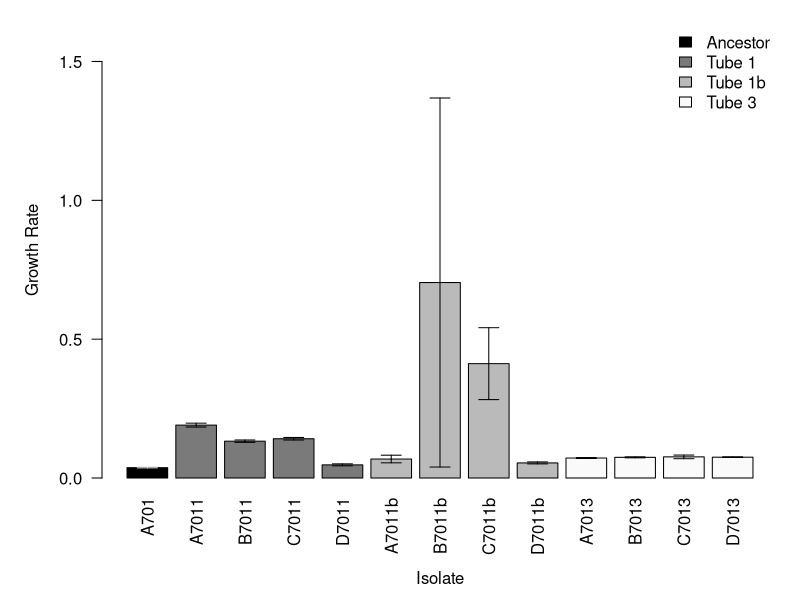
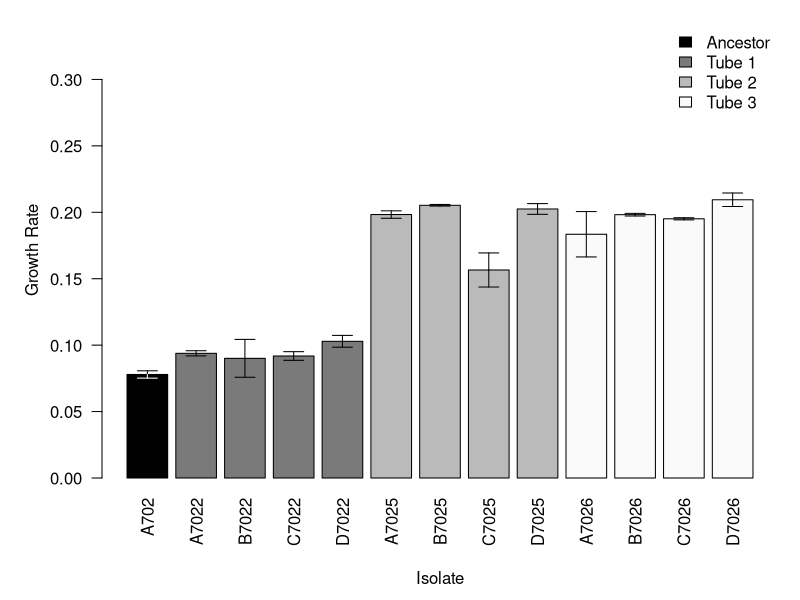
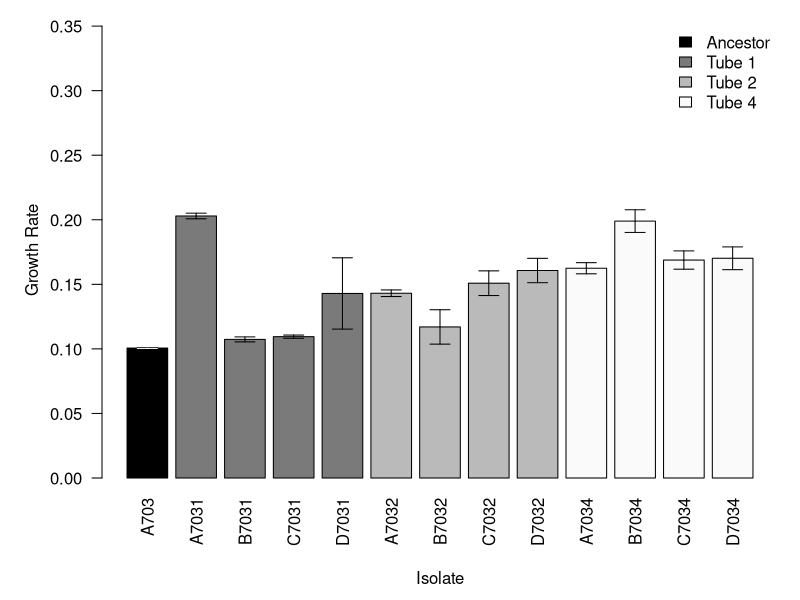
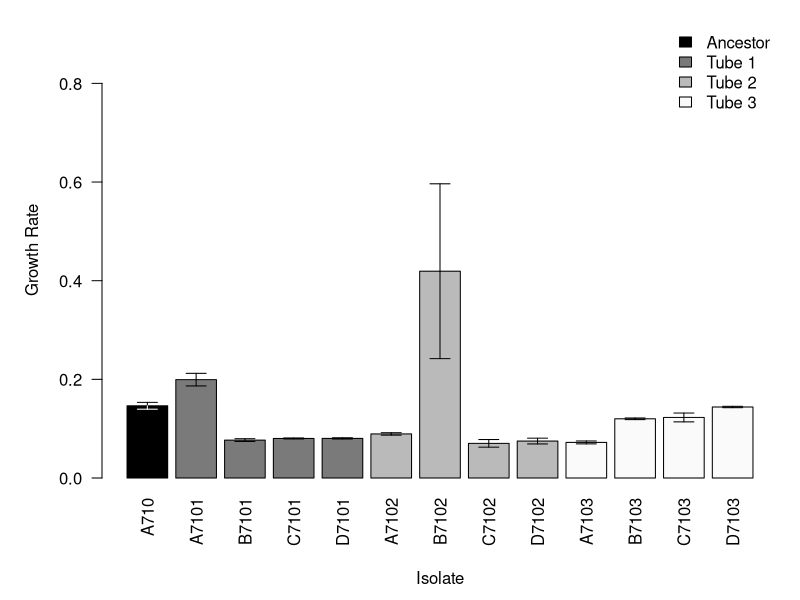
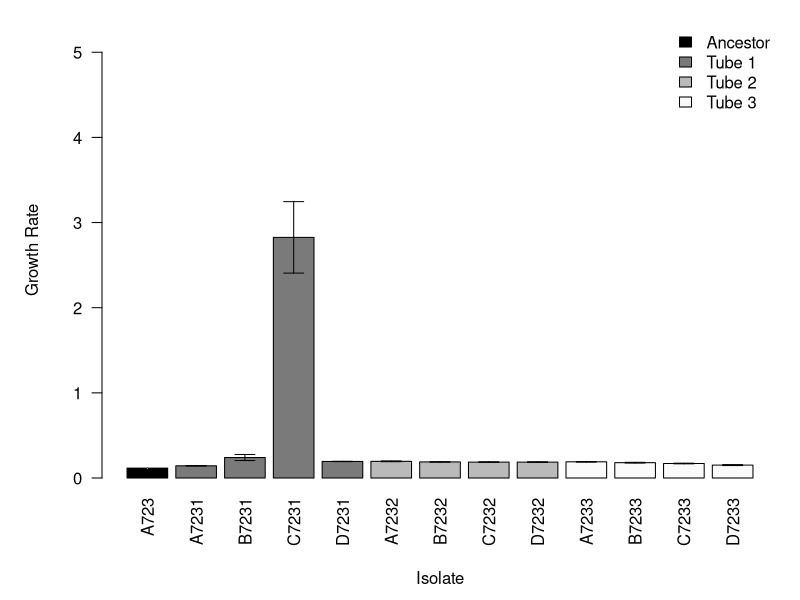
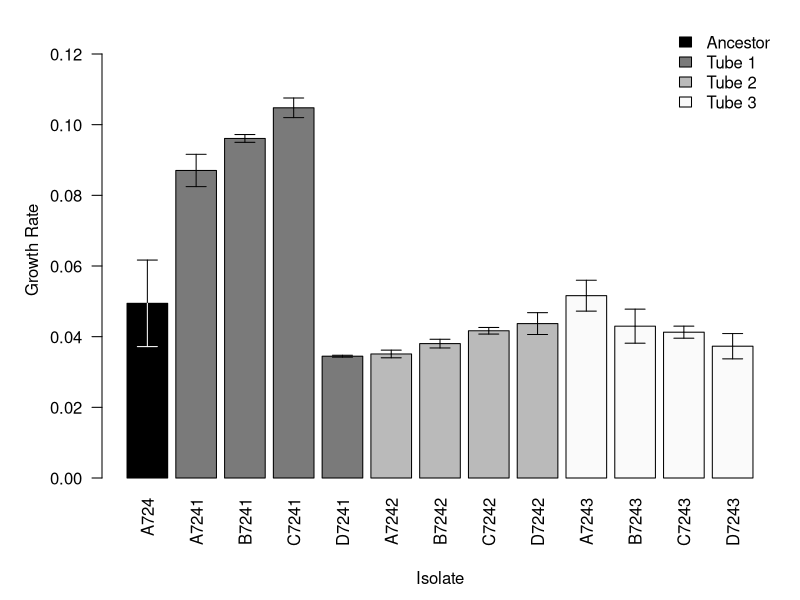

These figures' R source, in order:
###################################################################
#  Rachel Ferrill
#  23 Jul 2015
#  Respiration Graphs
####################################################################

setwd("~/GitHub/StarvationTraits")
rm(list=ls())

# Define Functions
sem <- function(x){sd(na.omit(x))/sqrt(length(na.omit(x)))}

# Import Data Files (Output from GrowthCurve Analysis)
plate1 <- read.csv("./data/GrowthCurves/output/plate1.txt", header=T)
plate2 <- read.csv("./data/GrowthCurves/output/plate2.txt", header=T)
plate3 <- read.csv("./data/GrowthCurves/output/plate3.txt", header=T)
plate4 <- read.csv("./data/GrowthCurves/output/plate4.txt", header=T)
plate5 <- read.csv("./data/GrowthCurves/output/plate5.txt", header=T)
plate6 <- read.csv("./data/GrowthCurves/output/plate6.txt", header=T)

# Import names file
st.names <- read.csv("./data/GrowthCurves/OrganismNames.txt", header=T)

# Merge into dataframe
growth.data <- as.data.frame(matrix(NA, dim(st.names)[1], 4))
colnames(growth.data) <- c("ID", "Isolate", "Rep", "G.Rate")
growth.data[,1] <- st.names$ID
for (i in 1:dim(growth.data)[1]){
  growth.data[i,2] <- strsplit(as.character(st.names$ID), "rep")[[i]][1]
  growth.data[i,3] <- strsplit(as.character(st.names$ID), "rep")[[i]][2]
}
for (i in 1:dim(growth.data)[1]){
  plate <- get(as.character(st.names$Plate[i]))
  well  <- as.character(st.names$Well[i])
  if (length(which(plate$Curve == well)) == 1){
  growth.data[i,4] <- plate$umax[which(plate$Curve == well)]}
  else {growth.data[i,4] <- "NA"}
}

growth.data$G.Rate <- as.numeric(growth.data$G.Rate)


#Plate 1
A7011g <- growth.data[1:3,]
A7011g_mean <- mean(A7011g$G.Rate)
A7011g_sem <- sem(A7011g$G.Rate)
B7011g <- growth.data[4:6,]
B7011g_mean <- mean(B7011g$G.Rate)
B7011g_sem <- sem(B7011g$G.Rate)
C7011g <- growth.data[7:9,]
C7011g_mean <- mean(C7011g$G.Rate)
C7011g_sem <- sem(C7011g$G.Rate)
D7011g <- growth.data[10:12,]
D7011g_mean <- mean(D7011g$G.Rate)
D7011g_sem <- sem(D7011g$G.Rate)
A7022g <- growth.data[13:15,] 
A7022g_mean <- mean(A7022g$G.Rate)
A7022g_sem <- sem(A7022g$G.Rate)
B7022g <- growth.data[16:18,]
B7022g_mean <- mean(B7022g$G.Rate)
B7022g_sem <- sem(B7022g$G.Rate)
C7022g <- growth.data[19:21,]
C7022g_mean <- mean(C7022g$G.Rate)
C7022g_sem <- sem(C7022g$G.Rate)
D7022g <- growth.data[22:24,]
D7022g_mean <- mean(D7022g$G.Rate)
D7022g_sem <- sem(D7022g$G.Rate)
A7025g <- growth.data[25:27,]
A7025g_mean <- mean(A7025g$G.Rate)
A7025g_sem <- sem(A7025g$G.Rate)
B7025g <- growth.data[28:30,]
B7025g_mean <- mean(B7025g$G.Rate)
B7025g_sem <- sem(B7025g$G.Rate)
C7025g <- growth.data[31:33,]
C7025g_mean <- mean(C7025g$G.Rate)
C7025g_sem <- sem(C7025g$G.Rate)
D7025g <- growth.data[34:36,]
D7025g_mean <- mean(D7025g$G.Rate)
D7025g_sem <- sem(D7025g$G.Rate)
A7031g <- growth.data[37:39,]
A7031g_mean <- mean(A7031g$G.Rate)
A7031g_sem <- sem(A7031g$G.Rate)
B7031g <- growth.data[40:42,]
B7031g_mean <- mean(B7031g$G.Rate)
B7031g_sem <- sem(B7031g$G.Rate)
C7031g <- growth.data[43:45,]
C7031g_mean <- mean(C7031g$G.Rate, na.rm=T)
C7031g_sem <- sem(C7031g$G.Rate)

#Plate 2
B7032g <- growth.data[46:48,]
B7032g_mean <- mean(B7032g$G.Rate)
B7032g_sem <- sem(B7032g$G.Rate)
A7032g <- growth.data[49:51,]
A7032g_mean <- mean(A7032g$G.Rate)
A7032g_sem <- sem(A7032g$G.Rate)
D7031g <- growth.data[52:54,]
D7031g_mean <- mean(D7031g$G.Rate)
D7031g_sem <- sem(D7031g$G.Rate)
D7026g <- growth.data[55:57,]
D7026g_mean <- mean(D7026g$G.Rate)
D7026g_sem <- sem(D7026g$G.Rate)
C7026g <- growth.data[58:60,]
C7026g_mean <- mean(C7026g$G.Rate)
C7026g_sem <- sem(C7026g$G.Rate)
B7026g <- growth.data[61:63,]
B7026g_mean <- mean(B7026g$G.Rate)
B7026g_sem <- sem(B7026g$G.Rate)
A7026g <- growth.data[64:66,]
A7026g_mean <- mean(A7026g$G.Rate)
A7026g_sem <- sem(A7026g$G.Rate)
D7013g <- growth.data[67:69,]
D7013g_mean <- mean(D7013g$G.Rate)
D7013g_sem <- sem(D7013g$G.Rate)
C7013g <- growth.data[70:72,]
C7013g_mean <- mean(C7013g$G.Rate)
C7013g_sem <- sem(C7013g$G.Rate)
B7013g <- growth.data[73:75,]
B7013g_mean <- mean(B7013g$G.Rate)
B7013g_sem <- sem(B7013g$G.Rate)
A7013g <- growth.data[76:78,]
A7013g_mean <- mean(A7013g$G.Rate)
A7013g_sem <- sem(A7013g$G.Rate)
C7011bg <- growth.data[79:81,]
C7011bg_mean <- mean(C7011bg$G.Rate)
C7011bg_sem <- sem(C7011bg$G.Rate)
B7011bg <- growth.data[82:84,]
B7011bg_mean <- mean(B7011bg$G.Rate, na.rm=TRUE)
B7011bg_sem <- sem(B7011bg$G.Rate)
A7011bg <- growth.data[85:87,]
A7011bg_mean <- mean(A7011bg$G.Rate, na.rm=TRUE)
A7011bg_sem <- sem(A7011bg$G.Rate)

#Plate3
C7032g <- growth.data[88:90,]
C7032g_mean <- mean(C7032g$G.Rate)
C7032g_sem <- sem(C7032g$G.Rate)
D7032g <- growth.data[91:93,]
D7032g_mean <- mean(D7032g$G.Rate)
D7032g_sem <- sem(D7032g$G.Rate)
A7034g <- growth.data[94:96,]
A7034g_mean <- mean(A7034g$G.Rate)
A7034g_sem <- sem(A7034g$G.Rate)
B7034g <- growth.data[97:99,]
B7034g_mean <- mean(B7034g$G.Rate)
B7034g_sem <- sem(B7034g$G.Rate)
C7034g <- growth.data[100:102,]
C7034g_mean <- mean(C7034g$G.Rate)
C7034g_sem <- sem(C7034g$G.Rate)
D7034g <- growth.data[103:105,]
D7034g_mean <- mean(D7034g$G.Rate)
D7034g_sem <- sem(D7034g$G.Rate)
A7101g <- growth.data[106:108,]
A7101g_mean <- mean(A7101g$G.Rate)
A7101g_sem <- sem(A7101g$G.Rate)
B7101g <- growth.data[109:111,]
B7101g_mean <- mean(B7101g$G.Rate)
B7101g_sem <- sem(B7101g$G.Rate)
C7101g <- growth.data[112:114,]
C7101g_mean <- mean(C7101g$G.Rate)
C7101g_sem <- sem(C7101g$G.Rate)
D7101g <- growth.data[115:117,]
D7101g_mean <- mean(D7101g$G.Rate)
D7101g_sem <- sem(D7101g$G.Rate)
A7102g <- growth.data[118:120,]
A7102g_mean <- mean(A7102g$G.Rate)
A7102g_sem <- sem(A7102g$G.Rate)
B7102g <- growth.data[121:123,]
B7102g_mean <- mean(B7102g$G.Rate)
B7102g_sem <- sem(B7102g$G.Rate)
C7102g <- growth.data[124:126,]
C7102g_mean <- mean(C7102g$G.Rate)
C7102g_sem <- sem(C7102g$G.Rate)
D7102g <- growth.data[127:129,]
D7102g_mean <- mean(D7102g$G.Rate)
D7102g_sem <- sem(D7102g$G.Rate)
A7103g <- growth.data[130:132,]
A7103g_mean <- mean(A7103g$G.Rate, na.rm=T)
A7103g_sem <- sem(A7103g$G.Rate)

#Plate4
B7103g <- growth.data[133:135,]
B7103g_mean <- mean(B7103g$G.Rate)
B7103g_sem <- sem(B7103g$G.Rate)
C7103g <- growth.data[136:138,]
C7103g_mean <- mean(C7103g$G.Rate)
C7103g_sem <- sem(C7103g$G.Rate)
D7103g <- growth.data[139:141,]
D7103g_mean <- mean(D7103g$G.Rate)
D7103g_sem <- sem(D7103g$G.Rate)
A7231g <- growth.data[142:144,]
A7231g_mean <- mean(A7231g$G.Rate)
A7231g_sem <- sem(A7231g$G.Rate)
B7231g <- growth.data[145:147,]
B7231g_mean <- mean(B7231g$G.Rate)
B7231g_sem <- sem(B7231g$G.Rate)
C7231g <- growth.data[148:150,]
C7231g_mean <- mean(C7231g$G.Rate)
C7231g_sem <- sem(C7231g$G.Rate)
D7231g <- growth.data[151:153,]
D7231g_mean <- mean(D7231g$G.Rate)
D7231g_sem <- sem(D7231g$G.Rate)
A7232g <- growth.data[154:156,]
A7232g_mean <- mean(A7232g$G.Rate)
A7232g_sem <- sem(A7232g$G.Rate)
B7232g <- growth.data[157:159,]
B7232g_mean <- mean(B7232g$G.Rate)
B7232g_sem <- sem(B7232g$G.Rate)
C7232g <- growth.data[160:162,]
C7232g_mean <- mean(C7232g$G.Rate)
C7232g_sem <- sem(C7232g$G.Rate)
D7232g <- growth.data[163:165,]
D7232g_mean <- mean(D7232g$G.Rate)
D7232g_sem <- sem(D7232g$G.Rate)
A7233g <- growth.data[166:168,]
A7233g_mean <- mean(A7233g$G.Rate)
A7233g_sem <- sem(A7233g$G.Rate)
B7233g <- growth.data[169:171,]
B7233g_mean <- mean(B7233g$G.Rate)
B7233g_sem <- sem(B7233g$G.Rate)
C7233g <- growth.data[172:174,]
C7233g_mean <- mean(C7233g$G.Rate)
C7233g_sem <- sem(C7233g$G.Rate)
D7233g <- growth.data[175:177,]
D7233g_mean <- mean(D7233g$G.Rate, na.rm=T)
D7233g_sem <- sem(D7233g$G.Rate)

#Plate5
A7241g <- growth.data[178:180,]
A7241g_mean <- mean(A7241g$G.Rate)
A7241g_sem <- sem(A7241g$G.Rate)
B7241g <- growth.data[181:183,]
B7241g_mean <- mean(B7241g$G.Rate)
B7241g_sem <- sem(B7241g$G.Rate)
C7241g <- growth.data[184:186,]
C7241g_mean <- mean(C7241g$G.Rate)
C7241g_sem <- sem(C7241g$G.Rate)
D7241g <- growth.data[187:189,]
D7241g_mean <- mean(D7241g$G.Rate)
D7241g_sem <- sem(D7241g$G.Rate)
A7242g <- growth.data[190:192,]
A7242g_mean <- mean(A7242g$G.Rate)
A7242g_sem <- sem(A7242g$G.Rate)
B7242g <- growth.data[193:195,]
B7242g_mean <- mean(B7242g$G.Rate)
B7242g_sem <- sem(B7242g$G.Rate)
C7242g <- growth.data[196:198,]
C7242g_mean <- mean(C7242g$G.Rate)
C7242g_sem <- sem(C7242g$G.Rate)
D7242g <- growth.data[199:201,]
D7242g_mean <- mean(D7242g$G.Rate)
D7242g_sem <- sem(D7242g$G.Rate)
A7243g <- growth.data[202:204,]
A7243g_mean <- mean(A7243g$G.Rate)
A7243g_sem <- sem(A7243g$G.Rate)
B7243g <- growth.data[205:207,]
B7243g_mean <- mean(B7243g$G.Rate)
B7243g_sem <- sem(B7243g$G.Rate)
C7243g <- growth.data[208:210,]
C7243g_mean <- mean(C7243g$G.Rate)
C7243g_sem <- sem(C7243g$G.Rate)
D7243g <- growth.data[211:213,]
D7243g_mean <- mean(D7243g$G.Rate)
D7243g_sem <- sem(D7243g$G.Rate)
A701g <- growth.data[214:216,]
A701g_mean <- mean(A701g$G.Rate)
A701g_sem <- sem(A701g$G.Rate)
A702g <- growth.data[217:219,]
A702g_mean <- mean(A702g$G.Rate)
A702g_sem <- sem(A702g$G.Rate)
A703g <- growth.data[220:222,]
A703g_mean <- mean(A703g$G.Rate, na.rm=T)
A703g_sem <- sem(A703g$G.Rate)

#Plate6
D7011bg <- growth.data[223:225,]
D7011bg_mean <- mean(D7011bg$G.Rate)
D7011bg_sem <- sem(D7011g$G.Rate)
A724g <- growth.data[226:228,]
A724g_mean <- mean(A724g$G.Rate)
A724g_sem <- sem(A724g$G.Rate)
A723g <- growth.data[229:231,]
A723g_mean <- mean(A723g$G.Rate, na.rm=T)
A723g_sem <- sem(A723g$G.Rate)
A710g <- growth.data[232:234,]
A710g_mean <- mean(A710g$G.Rate, na.rm=T)
A710g_sem <- sem(A710g$G.Rate)


# Combine means and sems based on isolate
means701g <-c(A701g_mean, A7011g_mean, B7011g_mean, C7011g_mean, D7011g_mean, A7011bg_mean, B7011bg_mean,
             C7011bg_mean, D7011bg_mean, A7013g_mean, B7013g_mean, C7013g_mean, D7013g_mean)
means702g <-c(A702g_mean, A7022g_mean, B7022g_mean, C7022g_mean, D7022g_mean, A7025g_mean, B7025g_mean,
             C7025g_mean, D7025g_mean, A7026g_mean, B7026g_mean, C7026g_mean, D7026g_mean)
means703g <-c(A703g_mean, A7031g_mean, B7031g_mean, C7031g_mean, D7031g_mean, A7032g_mean, B7032g_mean,
             C7032g_mean, D7032g_mean, A7034g_mean, B7034g_mean, C7034g_mean, D7034g_mean)
means710g <-c(A710g_mean, A7101g_mean, B7101g_mean, C7101g_mean, D7101g_mean, A7102g_mean, B7102g_mean,
             C7102g_mean, D7102g_mean, A7103g_mean, B7103g_mean, C7103g_mean, D7103g_mean)
means723g <-c(A723g_mean, A7231g_mean, B7231g_mean, C7231g_mean, D7231g_mean, A7232g_mean, B7232g_mean,
             C7232g_mean, D7232g_mean, A7233g_mean, B7233g_mean, C7233g_mean, D7233g_mean)
means724g <-c(A724g_mean, A7241g_mean, B7241g_mean, C7241g_mean, D7241g_mean, A7242g_mean, B7242g_mean,
             C7242g_mean, D7242g_mean, A7243g_mean, B7243g_mean, C7243g_mean, D7243g_mean)

sems701g <-c(A701g_sem, A7011g_sem, B7011g_sem, C7011g_sem, D7011g_sem, A7011bg_sem, B7011bg_sem,
            C7011bg_sem, D7011bg_sem, A7013g_sem, B7013g_sem, C7013g_sem, D7013g_sem)
sems702g <-c(A702g_sem, A7022g_sem, B7022g_sem, C7022g_sem, D7022g_sem, A7025g_sem, B7025g_sem, C7025g_sem,
            D7025g_sem,A7026g_sem, B7026g_sem, C7026g_sem, D7026g_sem)
sems703g <-c(A703g_sem, A7031g_sem, B7031g_sem, C7031g_sem, D7031g_sem, A7032g_sem, B7032g_sem, C7032g_sem,
            D7032g_sem, A7034g_sem, B7034g_sem, C7034g_sem, D7034g_sem)
sems710g <-c(A710g_sem, A7101g_sem, B7101g_sem, C7101g_sem, D7101g_sem, A7102g_sem, B7102g_sem,
            C7102g_sem, D7102g_sem, A7103g_sem, B7103g_sem, C7103g_sem, D7103g_sem)
sems723g <-c(A723g_sem, A7231g_sem, B7231g_sem, C7231g_sem, D7231g_sem, A7232g_sem, B7232g_sem,
            C7232g_sem, D7232g_sem, A7233g_sem, B7233g_sem, C7233g_sem, D7233g_sem)
sems724g <-c(A724g_sem, A7241g_sem, B7241g_sem, C7241g_sem, D7241g_sem, A7242g_sem, B7242g_sem,
            C7242g_sem, D7242g_sem, A7243g_sem, B7243g_sem, C7243g_sem, D7243g_sem)

# Set Default Plot Parameters
par(mar=c(6, 5, 1, 1) + 0.1)

# Plot Respiration Responses by Organism
bp701g <-barplot(means701g, las=2, ylim = c(0, 1.2*max(means701g+sems701g)),
                ylab="Growth Rate",
                las = 2, names.arg=c("A701", "A7011", "B7011", "C7011", "D7011",
                                     "A7011b", "B7011b", "C7011b", "D7011b", "A7013", "B7013",
                                     "C7013", "D7013"),
                col = c("black", rep("gray48", 4), rep("gray73", 4), rep("gray98", 4)))
mtext("Isolate", side=1, line = 4.5)
arrows(x0=bp701g, y0=means701g, y1=means701g-sems701g, angle=90, length=0.1, lwd=1)
arrows(x0=bp701g, y0=means701g, y1=means701g+sems701g, angle=90, length=0.1, lwd=1)
arrows(x0=bp701g[1], y0=means701g[1], y1=means701g[1]-sems701g[1], angle=90,
       length=0.1, lwd=1, col = "white")
legend("topright", legend = c("Ancestor", "Tube 1", "Tube 1b", "Tube 3"),
       fill=c("Black", "gray48", "gray73","gray98"), bty="n")

bp702g <-barplot(means702g, las=2, ylim = c(0, 1.6*max(means702g+sems702g)),
                ylab="Growth Rate", 
                las = 2, names.arg=c("A702", "A7022", "B7022", "C7022", "D7022", 
                                     "A7025", "B7025", "C7025", "D7025", "A7026", 
                                     "B7026", "C7026", "D7026"), 
                col = c("black", rep("gray48", 4), rep("gray73", 4), rep("gray98", 4)))
mtext("Isolate", side=1, line = 4.5)
arrows(x0=bp702g, y0=means702g, y1=means702g-sems702g, angle=90, length=0.1, lwd=1)
arrows(x0=bp702g, y0=means702g, y1=means702g+sems702g, angle=90, length=0.1, lwd=1)
arrows(x0=bp702g[1], y0=means702g[1], y1=means702g[1]-sems702g[1], angle=90,
       length=0.1, lwd=1, col = "white")
legend("topright", legend = c("Ancestor", "Tube 1", "Tube 2", "Tube 3"),
       fill=c("Black", "gray48", "gray73","gray98"), bty="n")


bp703g <-barplot(means703g, las=2, ylim = c(0, 1.7*max(means703g+sems703g)),
                ylab="Growth Rate", 
                las = 2, names.arg=c("A703", "A7031", "B7031", "C7031", "D7031", 
                                     "A7032", "B7032", "C7032", "D7032", "A7034", 
                                     "B7034", "C7034", "D7034"), 
                col = c("black", rep("gray48", 4), rep("gray73", 4), rep("gray98", 4)))
mtext("Isolate", side=1, line = 4.5)
arrows(x0=bp703g, y0=means703g, y1=means703g-sems703g, angle=90, length=0.1, lwd=1)
arrows(x0=bp703g, y0=means703g, y1=means703g+sems703g, angle=90, length=0.1, lwd=1)
arrows(x0=bp703g[1], y0=means703g[1], y1=means703g[1]-sems703g[1], angle=90,
       length=0.1, lwd=1, col = "white")
legend("topright", legend = c("Ancestor", "Tube 1", "Tube 2", "Tube 4"),
       fill=c("Black", "gray48", "gray73","gray98"), bty="n")

bp710g <-barplot(means710g, las=2, ylim = c(0, 1.55*max(means710g+sems710g)),
                ylab="Growth Rate", 
                las = 2, names.arg=c("A710", "A7101", "B7101", "C7101", "D7101", 
                                     "A7102", "B7102", "C7102", "D7102", "A7103", 
                                     "B7103", "C7103", "D7103"), 
                col = c("black", rep("gray48", 4), rep("gray73", 4), rep("gray98", 4)))
mtext("Isolate", side=1, line = 4.5)
arrows(x0=bp710g, y0=means710g, y1=means710g-sems710g, angle=90, length=0.1, lwd=1)
arrows(x0=bp710g, y0=means710g, y1=means710g+sems710g, angle=90, length=0.1, lwd=1)
arrows(x0=bp710g[1], y0=means710g[1], y1=means710g[1]-sems710g[1], angle=90,
       length=0.1, lwd=1, col = "white")
legend("topright", legend = c("Ancestor", "Tube 1", "Tube 2", "Tube 3"),
       fill=c("Black", "gray48", "gray73","gray98"), bty="n")

bp723g <-barplot(means723g, las=2, ylim = c(0, 1.65*max(means723g+sems723g)),
                ylab="Growth Rate", 
                las = 2, names.arg=c("A723", "A7231", "B7231", "C7231", "D7231", 
                                     "A7232", "B7232", "C7232", "D7232", "A7233", 
                                     "B7233", "C7233", "D7233"), 
                col = c("black", rep("gray48", 4), rep("gray73", 4), rep("gray98", 4)))
mtext("Isolate", side=1, line = 4.5)
arrows(x0=bp723g, y0=means723g, y1=means723g-sems723g, angle=90, length=0.1, lwd=1)
arrows(x0=bp723g, y0=means723g, y1=means723g+sems723g, angle=90, length=0.1, lwd=1)
arrows(x0=bp723g[1], y0=means723g[1], y1=means723g[1]-sems723g[1], angle=90,
       length=0.1, lwd=1, col = "white")
legend("topright", legend = c("Ancestor", "Tube 1", "Tube 2", "Tube 3"),
       fill=c("Black", "gray48", "gray73","gray98"), bty="n")

bp724g <-barplot(means724g, las=2, ylim = c(0, 1.2*max(means724g+sems724g)),
                ylab="Growth Rate", 
                las = 2, names.arg=c("A724", "A7241", "B7241", "C7241", "D7241", 
                                     "A7242", "B7242", "C7242", "D7242", "A7243", 
                                     "B7243", "C7243", "D7243"), 
                col = c("black", rep("gray48", 4), rep("gray73", 4), rep("gray98", 4)))
mtext("Isolate", side=1, line = 4.5)
arrows(x0=bp724g, y0=means724g, y1=means724g-sems724g, angle=90, length=0.1, lwd=1)
arrows(x0=bp724g, y0=means724g, y1=means724g+sems724g, angle=90, length=0.1, lwd=1)
arrows(x0=bp724g[1], y0=means724g[1], y1=means724g[1]-sems724g[1], angle=90,
       length=0.1, lwd=1, col = "white")
legend("topright", legend = c("Ancestor", "Tube 1", "Tube 2", "Tube 3"),
       fill=c("Black", "gray48", "gray73","gray98"), bty="n")